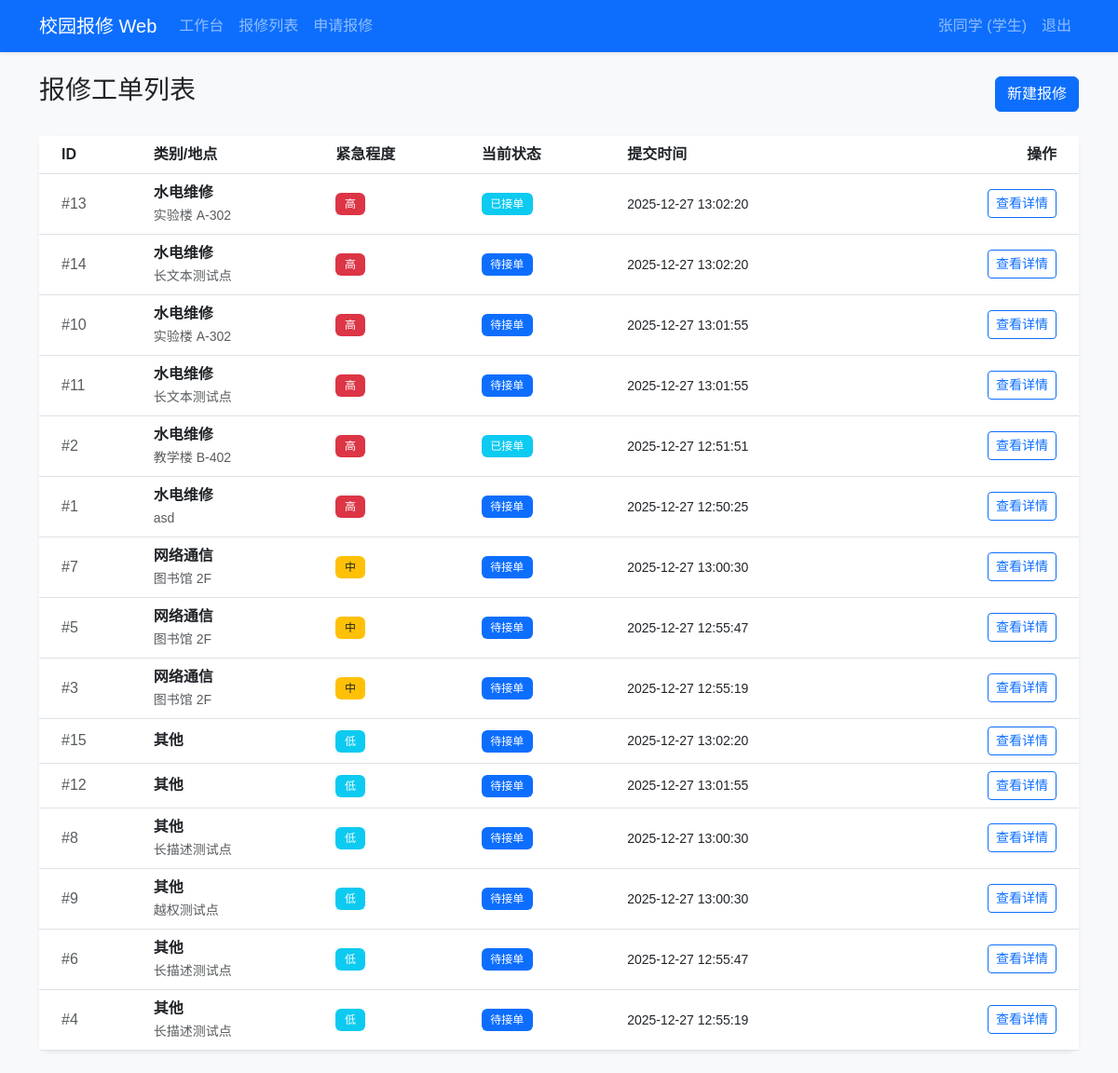
Page /repairs (signed in) on the earlier database version.
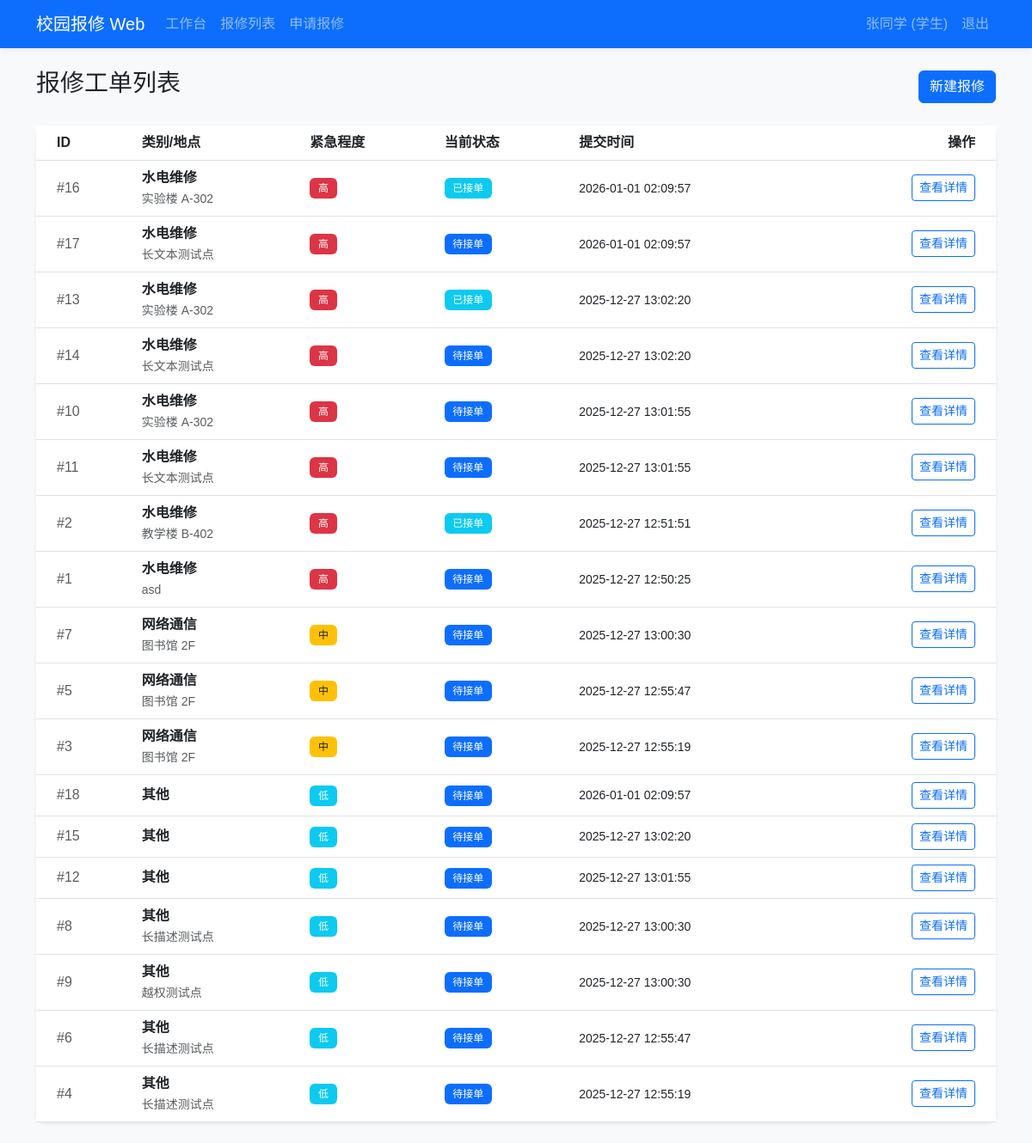
Same page on the later database version.
### tables this page shows
CREATE TABLE repairs (
    id INTEGER PRIMARY KEY AUTOINCREMENT,
    creator_id INTEGER NOT NULL,
    contact_name TEXT NOT NULL,
    contact_phone TEXT NOT NULL,
    location TEXT NOT NULL,
    category TEXT NOT NULL,
    content TEXT NOT NULL,
    image_path TEXT,
    status TEXT DEFAULT 'NEW', -- 'NEW', 'ASSIGNED', 'IN_PROGRESS', 'DONE', 'CANCELED'
    urgency_level INTEGER DEFAULT 1, -- 1: 低, 2: 中, 3: 高
    assignee_id INTEGER,
    created_at TIMESTAMP DEFAULT CURRENT_TIMESTAMP,
    updated_at TIMESTAMP DEFAULT CURRENT_TIMESTAMP,
    FOREIGN KEY (creator_id) REFERENCES users (id),
    FOREIGN KEY (assignee_id) REFERENCES users (id)
);

### app.py (the view)
@app.route('/repairs')
@login_required
def repairs_list():
    role = session['role']
    user_id = session['user_id']
    status_filter = request.args.get('status')
    query = "SELECT * FROM repairs"
    params = []
    if role == 'student':
        query += " WHERE creator_id = ?"
        params.append(user_id)
        if status_filter:
            query += " AND status = ?"
            params.append(status_filter)
    else:
        if status_filter:
            query += " WHERE status = ?"
            params.append(status_filter)
    query += " ORDER BY urgency_level DESC, created_at DESC"
    repairs = query_db(query, params)
    return render_template('repairs_list.html', repairs=repairs)

### app.py (called while the page is built)
def get_db():
    db = getattr(g, '_database', None)
    if db is None:
        db = g._database = sqlite3.connect(DATABASE)
        db.row_factory = sqlite3.Row
    return db

@app.teardown_appcontext
def close_connection(exception):
    db = getattr(g, '_database', None)
    if db is not None:
        db.close()

def query_db(query, args=(), one=False):
    cur = get_db().execute(query, args)
    rv = cur.fetchall()
    cur.close()
    return (rv[0] if rv else None) if one else rv

def login_required(f):
    from functools import wraps
    @wraps(f)
    def decorated_function(*args, **kwargs):
        if 'user_id' not in session:
            flash('请先登录', 'warning')
            return redirect(url_for('login'))
        return f(*args, **kwargs)
    return decorated_function

### templates/repairs_list.html (shortened to what this page needs)
{% extends 'base.html' %}
{% block content %}
<div class="d-flex justify-content-between align-items-center mb-4">
    <h3>报修工单列表</h3>
    {% if session.role == 'student' %}
    <a href="{{ url_for('repairs_new') }}" class="btn btn-primary">新建报修</a>
    {% endif %}
</div>
<div class="card border-0 shadow-sm">
    <div class="card-body p-0">
        <div class="table-responsive">
            <table class="table table-hover align-middle mb-0">
                <thead class="bg-light">
                    <tr>
                        <th class="ps-4">ID</th>
                        <th>类别/地点</th>
                        <th>紧急程度</th>
                        <th>当前状态</th>
                        <th>提交时间</th>
                        <th class="text-end pe-4">操作</th>
                    </tr>
                </thead>
                <tbody>
                    {% for repair in repairs %}
                    <tr>
                        <td class="ps-4 text-muted">#{{ repair.id }}</td>
                        <td>
                            <div class="fw-bold">{{ repair.category }}</div>
                            <small class="text-muted">{{ repair.location }}</small>
                        </td>
                        <td>
                            {% if repair.urgency_level == 3 %}
                                <span class="badge bg-danger">高</span>
                            {% elif repair.urgency_level == 2 %}
                                <span class="badge bg-warning text-dark">中</span>
                            {% else %}
                                <span class="badge bg-info">低</span>
                            {% endif %}
                        </td>
                        <td>
                            {% set status_map = {'NEW': 'primary', 'ASSIGNED': 'info', 'IN_PROGRESS': 'warning', 'DONE': 'success', 'CANCELED': 'secondary'} %}
                            {% set status_text = {'NEW': '待接单', 'ASSIGNED': '已接单', 'IN_PROGRESS': '处理中', 'DONE': '已完成', 'CANCELED': '已取消'} %}
                            <span class="badge bg-{{ status_map[repair.status] }}">{{ status_text[repair.status] }}</span>
                        </td>
                        <td><small>{{ repair.created_at }}</small></td>
                        <td class="text-end pe-4">
                            <a href="{{ url_for('repairs_detail', id=repair.id) }}" class="btn btn-sm btn-outline-primary">查看详情</a>
                        </td>
                    </tr>
                    {% else %}
                    <tr>
                        <td colspan="6" class="text-center py-5 text-muted">暂无相关工单记录</td>
                    </tr>
                    {% endfor %}
                </tbody>
            </table>
        </div>
    </div>
</div>
{% endblock %}

### templates/base.html (shortened to what this page needs)
<!DOCTYPE html>
<html lang="zh">
<head>
    <link href="https://cdn.jsdelivr.net/npm/bootstrap@5.3.0/dist/css/bootstrap.min.css" rel="stylesheet">
    <link rel="stylesheet" href="{{ url_for('static', filename='css/style.css') }}">
</head>
<body class="bg-light">
    <nav class="navbar navbar-expand-lg navbar-dark bg-primary shadow-sm">
        <div class="container">
            <a class="navbar-brand" href="{{ url_for('index') }}">校园报修 Web</a>
            {% if session.user_id %}
            <div class="collapse navbar-collapse" id="navbarNav">
                <ul class="navbar-nav me-auto">
                    <li class="nav-item"><a class="nav-link" href="{{ url_for('dashboard') }}">工作台</a></li>
                    <li class="nav-item"><a class="nav-link" href="{{ url_for('repairs_list') }}">报修列表</a></li>
                    {% if session.role == 'student' %}
                    <li class="nav-item"><a class="nav-link" href="{{ url_for('repairs_new') }}">申请报修</a></li>
                    {% endif %}
                </ul>
                <ul class="navbar-nav">
                    <li class="nav-item"><a class="nav-link" href="{{ url_for('me') }}">{{ session.name }} ({{ '学生' if session.role == 'student' else '维修员' }})</a></li>
                    <li class="nav-item"><a class="nav-link" href="{{ url_for('logout') }}">退出</a></li>
                </ul>
            </div>
            {% endif %}
        </div>
    </nav>
    <div class="container my-4">
        {% block content %}{% endblock %}
    </div>
</body>
</html>

### static/css/style.css (style rules this page uses)
body { font-family: 'PingFang SC', 'Hiragino Sans GB', 'Microsoft YaHei', sans-serif; }
.card { border-radius: 12px; }
.badge { padding: 0.5em 0.8em; font-weight: 500; }
.nav-link { font-weight: 500; }

Differences in the rows shown:
added repairs: id "16", category "水电维修", location "实验楼 A-302", urgency_level "高", status "已接单", created_at "2026-01-01 02:09:57"
added repairs: id "17", category "水电维修", location "长文本测试点", urgency_level "高", status "待接单", created_at "2026-01-01 02:09:57"
added repairs: id "18", category "其他", urgency_level "低", status "待接单", created_at "2026-01-01 02:09:57"
